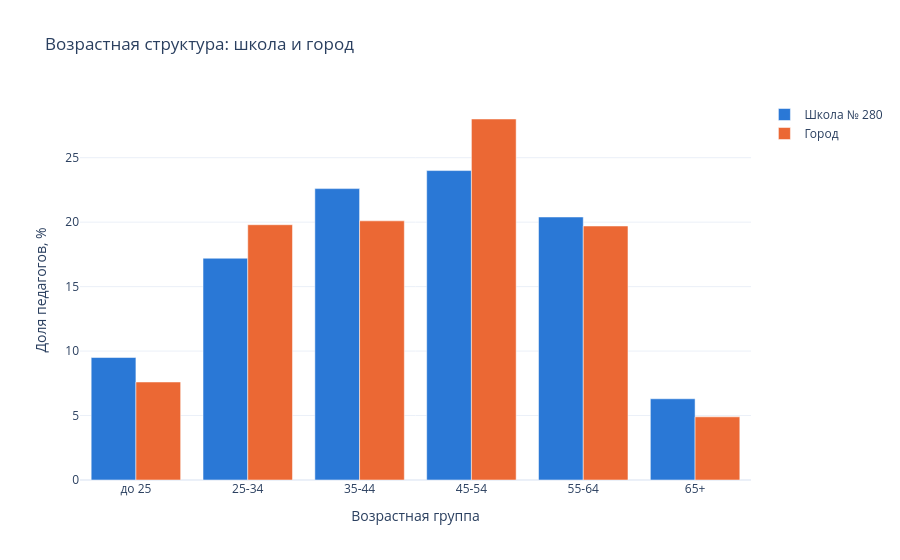

The code cell stored with this chart in its notebook:
### Code cell
fig = px.bar(compare_age, barmode='group', title='Возрастная структура: школа и город',
             labels={'value': 'Доля педагогов, %', 'Возрастная группа': 'Возрастная группа', 'variable': ''},
             color_discrete_sequence=['#2a78d6', '#eb6834'])
fig.update_layout(template='plotly_white')
fig.show()

### Figure 1 — Plotly figure (JSON) as saved in the notebook; plotly's stock layout.template omitted (floating-point values rounded to 4 significant figures)
{"data": [{"alignmentgroup": "True", "hovertemplate": "=Школа № 280<br>Возрастная группа=%{x}<br>Доля педагогов, %=%{y}<extra></extra>", "legendgroup": "Школа № 280", "marker": {"color": "#2a78d6", "pattern": {"shape": ""}}, "name": "Школа № 280", "offsetgroup": "Школа № 280", "orientation": "v", "showlegend": true, "textposition": "auto", "x": ["до 25", "25-34", "35-44", "45-54", "55-64", "65+"], "xaxis": "x", "y": [9.5, 17.2, 22.6, 24.0, 20.4, 6.3], "yaxis": "y", "type": "bar"}, {"alignmentgroup": "True", "hovertemplate": "=Город<br>Возрастная группа=%{x}<br>Доля педагогов, %=%{y}<extra></extra>", "legendgroup": "Город", "marker": {"color": "#eb6834", "pattern": {"shape": ""}}, "name": "Город", "offsetgroup": "Город", "orientation": "v", "showlegend": true, "textposition": "auto", "x": ["до 25", "25-34", "35-44", "45-54", "55-64", "65+"], "xaxis": "x", "y": [7.6, 19.8, 20.1, 28.0, 19.7, 4.9], "yaxis": "y", "type": "bar"}], "layout": {"xaxis": {"anchor": "y", "domain": [0.0, 1.0], "title": {"text": "Возрастная группа"}}, "yaxis": {"anchor": "x", "domain": [0.0, 1.0], "title": {"text": "Доля педагогов, %"}}, "legend": {"title": {"text": ""}, "tracegroupgap": 0}, "title": {"text": "Возрастная структура: школа и город"}, "barmode": "group"}}
